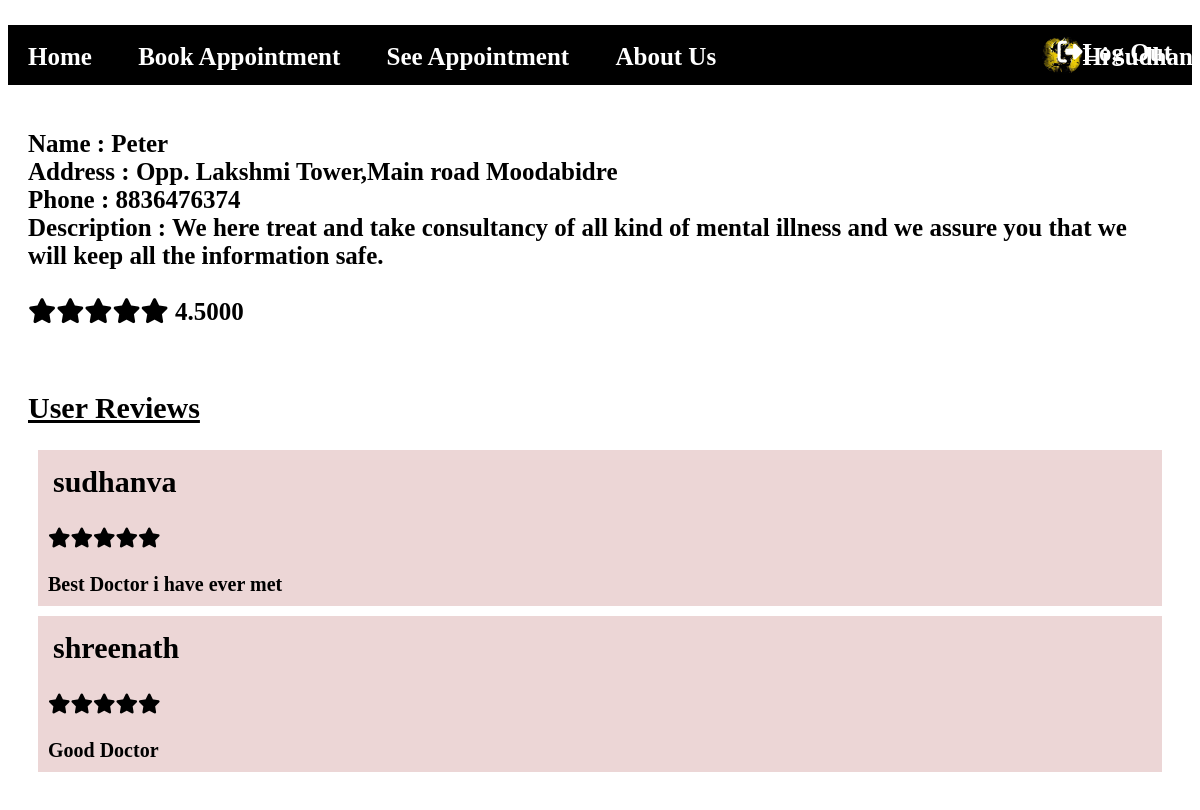
/seerating.php?id=4 (signed in), run on the app's committed database.
### tables this page shows
CREATE TABLE `doctor` (
  `d_id` int(11) NOT NULL,
  `address` varchar(50) NOT NULL,
  `description` text NOT NULL
);

CREATE TABLE `users` (
  `u_id` int(11) NOT NULL,
  `name` varchar(20) NOT NULL,
  `pwd` varchar(16) NOT NULL,
  `phone` bigint(20) NOT NULL,
  `type` varchar(1) NOT NULL,
  `pic` varchar(30) DEFAULT NULL
);

CREATE TABLE `doctor_rating` (
  `u_id` int(11) NOT NULL,
  `d_id` int(11) NOT NULL,
  `rating` int(11) NOT NULL,
  `review` text NOT NULL
);

### seerating.php (the view, shortened to what this page needs)
<!DOCTYPE html>
<html lang="en">
<head>
    <link rel="stylesheet" href="css/common.css">
    <link rel="stylesheet" href="css/appointment.css">
    <link rel="stylesheet" href="fontawsome/css/all.css">
    <link rel="stylesheet" href="css/rating.css">
</head>
<body>
<?php
include("functions.php");
require_once("connect.php");
$id = $_GET["id"];
$query = "SELECT u_id,name,phone,address,description from users u,doctor d where u.u_id = d.d_id and u.u_id={$id}";
$res = mysqli_query($dbc,$query);
$row = mysqli_fetch_assoc($res);
echo "<div class='doc animx'>";
echo "Name : {$row["name"]}<br>";
    echo "Address : {$row["address"]}<br>";
    echo "Phone : {$row["phone"]}<br>";
    echo "Description : {$row["description"]}<br><br>";
    $q = "select avg(rating) as ra from doctor_rating where d_id={$id}";
    $r = mysqli_query($dbc, $q);
    $rating = mysqli_fetch_assoc($r);
    for($i=1;$i<=$rating["ra"];$i++){
       echo '<i class="fas fa-star yel"></i>';
    }
    for($i=5;$i>$rating["ra"];$i--){
        echo '<i class="fas fa-star"></i>';
     }
     echo "  ".$rating["ra"];
     echo "</div>";
     echo "<div class='rating'>";
     $quer = "select * from doctor_rating where d_id={$id}";
     $re = mysqli_query($dbc,$quer);
     echo "<h2>User Reviews</h2>";
     while($row =mysqli_fetch_assoc($re)){
         echo "<div class='review'>";
         $query2 = "select * from users where u_id = {$row["u_id"]}";
         $result = mysqli_query($dbc, $query2);
         $r = mysqli_fetch_assoc($result);
         echo "<div class='name'>".$r["name"]."</div><br><div class='stars'>";
         for($i=1;$i<=$row["rating"];$i++){
            echo '<i class="fas fa-star yel"></i>';
         }
         for($i=5;$i>$row["rating"];$i--){
             echo '<i class="fas fa-star"></i>';
        }
        echo "</div><br><div class='dis'>{$row["review"]}</div></div>";
     }
?>
</body>
</html>

### css/common.css (style rules this page uses)
body { background-image: url("../jared-rice-ujNuUPN12z0-unsplash.jpg"); background-size: 100%; background-attachment: fixed; background-repeat: no-repeat; }
.animx { animation: animatex 1s; }

### css/rating.css (style rules this page uses)
.doc { background-color: rgba(255, 255, 255, 0.719); font-size: 25px; font-weight: bold; padding: 20px; }
.rating { padding: 20px; font-size: 20px; font-weight: 800; background-color: rgba(255, 255, 255,0.719); padding-top: 20px; }
.review { background-color: rgba(160, 52, 52, 0.199); padding: 10px; margin: 10px; }
.rating h2 { text-decoration: underline; }
.name { font-size: 30px; padding: 5px; }
.stars { font-size: 20px; }
.dis { font-size: 20px; font-weight: 800; }

### data on the page
doctor: d_id.name "Peter", address "Opp. Lakshmi Tower,Main road Moodabidre", d_id.phone "8836476374", description "We here treat and take consultancy of all kind of mental illness and we assure you that we will keep all the information safe."
doctor_rating: u.name "sudhanva", review "Best Doctor i have ever met"
doctor_rating: u.name "shreenath", review "Good Doctor"

### other printed values
$rating["ra"] "4.5000"
